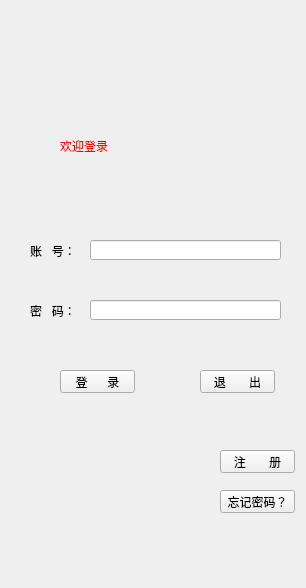
<?xml version="1.0" encoding="UTF-8"?>
<ui version="4.0">
 <class>dengluClass</class>
 <widget class="QWidget" name="dengluClass">
  <property name="geometry">
   <rect>
    <x>0</x>
    <y>0</y>
    <width>306</width>
    <height>588</height>
   </rect>
  </property>
  <property name="minimumSize">
   <size>
    <width>306</width>
    <height>588</height>
   </size>
  </property>
  <property name="maximumSize">
   <size>
    <width>306</width>
    <height>588</height>
   </size>
  </property>
  <property name="windowTitle">
   <string>denglu</string>
  </property>
  <widget class="QLabel" name="label">
   <property name="geometry">
    <rect>
     <x>60</x>
     <y>110</y>
     <width>191</width>
     <height>71</height>
    </rect>
   </property>
   <property name="styleSheet">
    <string notr="true">color:red;
font: 75 36pt &quot;华文琥珀&quot;;</string>
   </property>
   <property name="text">
    <string>欢迎登录</string>
   </property>
  </widget>
  <widget class="QLabel" name="label_2">
   <property name="geometry">
    <rect>
     <x>30</x>
     <y>300</y>
     <width>54</width>
     <height>21</height>
    </rect>
   </property>
   <property name="text">
    <string>密   码：</string>
   </property>
  </widget>
  <widget class="QLabel" name="label_3">
   <property name="geometry">
    <rect>
     <x>30</x>
     <y>240</y>
     <width>54</width>
     <height>21</height>
    </rect>
   </property>
   <property name="text">
    <string>账   号：</string>
   </property>
  </widget>
  <widget class="QLineEdit" name="zhanghaolineedit">
   <property name="geometry">
    <rect>
     <x>90</x>
     <y>240</y>
     <width>191</width>
     <height>20</height>
    </rect>
   </property>
  </widget>
  <widget class="QLineEdit" name="mimalineedit">
   <property name="geometry">
    <rect>
     <x>90</x>
     <y>300</y>
     <width>191</width>
     <height>20</height>
    </rect>
   </property>
  </widget>
  <widget class="QPushButton" name="denglubt">
   <property name="geometry">
    <rect>
     <x>60</x>
     <y>370</y>
     <width>75</width>
     <height>23</height>
    </rect>
   </property>
   <property name="text">
    <string>登      录</string>
   </property>
   <property name="shortcut">
    <string>Return</string>
   </property>
  </widget>
  <widget class="QPushButton" name="closebt">
   <property name="geometry">
    <rect>
     <x>200</x>
     <y>370</y>
     <width>75</width>
     <height>23</height>
    </rect>
   </property>
   <property name="text">
    <string>退       出</string>
   </property>
  </widget>
  <widget class="QPushButton" name="zhucebt">
   <property name="geometry">
    <rect>
     <x>220</x>
     <y>450</y>
     <width>75</width>
     <height>23</height>
    </rect>
   </property>
   <property name="text">
    <string>注       册</string>
   </property>
  </widget>
  <widget class="QPushButton" name="wangjimimabt">
   <property name="geometry">
    <rect>
     <x>220</x>
     <y>490</y>
     <width>75</width>
     <height>23</height>
    </rect>
   </property>
   <property name="text">
    <string>忘记密码？</string>
   </property>
  </widget>
 </widget>
 <layoutdefault spacing="6" margin="11"/>
 <resources>
  <include location="denglu.qrc"/>
 </resources>
 <connections/>
</ui>
